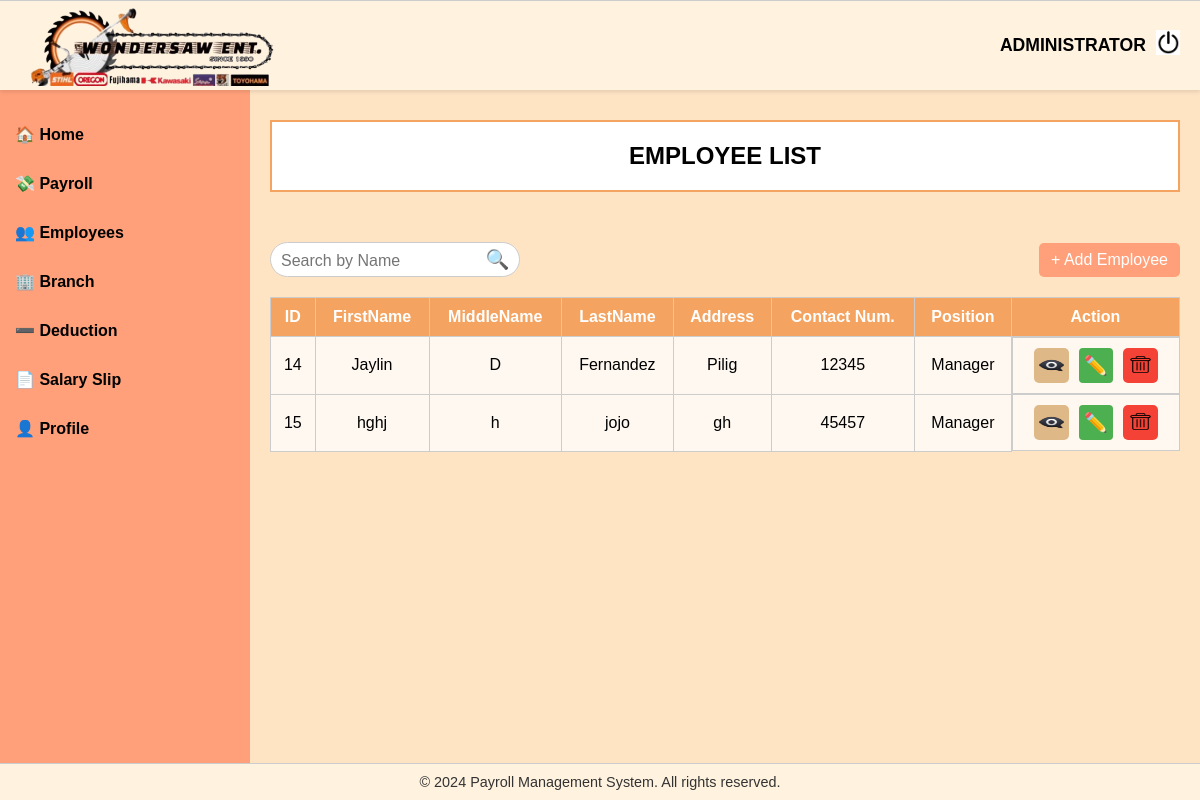
Screenshot of /employee.php (signed in) with the database file from the repository.
### tables this page shows
CREATE TABLE `employees` (
  `id` int(11) NOT NULL,
  `first_name` varchar(100) DEFAULT NULL,
  `middle_name` varchar(100) DEFAULT NULL,
  `last_name` varchar(100) DEFAULT NULL,
  `address` text DEFAULT NULL,
  `contact_num` varchar(15) DEFAULT NULL,
  `position` varchar(50) DEFAULT NULL,
  `email` varchar(100) DEFAULT NULL,
  `gender` varchar(10) DEFAULT NULL,
  `civil_status` varchar(20) DEFAULT NULL,
  `date_hired` date DEFAULT NULL,
  `monthly_salary` decimal(10,2) DEFAULT NULL,
  `dob` date DEFAULT NULL,
  `salary` int(11) NOT NULL,
  `net_salary` int(50) NOT NULL
);

### employee.php (the view, shortened to what this page needs)
<?php
include_once("connection.php");
$result = $conn->query("SELECT * FROM employees");
$search_query = "";
if (isset($_GET['search'])) {
    $search_query = $conn->real_escape_string($_GET['search']);
    $result = $conn->query("SELECT * FROM employees WHERE
                            first_name LIKE '%$search_query%' OR
                            middle_name LIKE '%$search_query%' OR
                            last_name LIKE '%$search_query%'");
} else {
    $result = $conn->query("SELECT * FROM employees");
}
?>
<!DOCTYPE html>
<html lang="en">
<head>
    <link rel="stylesheet" href="./assets/css/employee.css">
</head>
<body>
<?php include_once("./includes/header.php"); ?>
<?php include_once("./includes/sidebar.php"); ?>
    <main class="content">
        <div class="welcome-box2">
            EMPLOYEE LIST
        </div>
        <div class="controls">
        <div class="search-container">
    <form method="GET" action="employee.php">
        <input type="text" name="search" placeholder="Search by Name" class="search-bar" value="<?= htmlspecialchars($search_query) ?>">
        <button type="submit" class="search-btn">🔍</button>
    </form>
</div>
            <button class="add-Employee-btn" onclick="showModal()">+ Add Employee</button>
        </div>
        <table class="Employee-table">
            <thead>
                <tr>
                    <th>ID</th>
                    <th>FirstName</th>
                    <th>MiddleName</th>
                    <th>LastName</th>
                    <th>Address</th>
                    <th>Contact Num.</th>
                    <th>Position</th>
                    <th>Action</th>
                </tr>
            </thead>
            <tbody>
                <?php while ($row = $result->fetch_assoc()): ?>
                <tr>
                    <td><?= $row['id'] ?></td>
                    <td><?= $row['first_name'] ?></td>
                    <td><?= $row['middle_name'] ?></td>
                    <td><?= $row['last_name'] ?></td>
                    <td><?= $row['address'] ?></td>
                    <td><?= $row['contact_num'] ?></td>
                    <td><?= $row['position'] ?></td>
                   <td class="action-buttons">
    <a href="employee.php?view=<?= $row['id'] ?>" class="view">
        <img src="./assets/images/eye.png" alt="view" style="height: 20px; width: 25px; padding-top: 5px">
    </a>
    <button class="edit" onclick="window.location.href='employee.php?edit=<?= $row['id'] ?>';" style="background-color: #4CAF50; border: none; color: white; padding: 5px 5px; border-radius: 4px;">
        ✏️
    </button>
    <a href="employee.php?delete=<?= $row['id'] ?>" class="delete" onclick="return confirm('Are you sure you want to delete this employee?');">
        <img src="./assets/images/delete.png" alt="delete" style="height: 20px; width: 25px; padding-top: 3px">
    </a>
</td>
                </tr>
                <?php endwhile; ?>
            </tbody>
        </table>
    </main>
    <?php include_once("./includes/footer.php"); ?>
</body>
</html>

### includes/header.php (shortened to what this page needs)
<header class="header">
        <div class="header-left">
            <img src="./assets/images/logo.png" alt="Logo" class="logo-img" style="height: 10vh; margin-right: -505px;">
        </div>
        <div class="header-right">
            <span class="admin-text">ADMINISTRATOR</span>
            <a href="#" class="logout-icon" onclick="showLogoutConfirmation(event)">
                <img src="./assets/images/logout.png" alt="logout" style="height: 25px;">
            </a>
        </div>
</header>

### includes/sidebar.php (shortened to what this page needs)
<div class="sidebar">
    <ul>
        <li><a href="home.php">🏠 Home</a></li>
        <li><a href="payrollList.php">💸 Payroll</a></li>
        <li><a href="employee.php">👥 Employees</a></li>
        <li><a href="branch.php">🏢 Branch</a></li>
        <li><a href="deductionList.php">➖ Deduction</a></li>
        <li><a href="salarySlip.php">📄 Salary Slip</a></li>
        <li><a href="user.php">👤 Profile</a></li>
    </ul>
</div>

### includes/footer.php (shortened to what this page needs)
<footer class="footer">
        © 2024 Payroll Management System. All rights reserved.
</footer>

### assets/css/employee.css (style rules this page uses)
* { margin: 0; padding: 0; box-sizing: border-box; }
body { font-family: Arial, sans-serif; display: flex; height: 100vh; overflow: hidden; background-color: #ffe4c4; }
.header { width: 100%; height: 90px; display: flex; justify-content: space-between; align-items: center; background-color: #fff3e0; padding: 0 20px; box-shadow: 0px 2px 4px rgba(0, 0, 0, 0.1); position: fixed; top: 0; z-index: 1; }
.header-left { display: flex; align-items: center; }
.logo-img { height: 50px; }
.header-right { display: flex; align-items: center; font-weight: bold; }
.admin-text { margin-right: 10px; font-size: 1.1rem; }
.logout-icon { font-size: 1.5rem; color: black; text-decoration: none; }
.sidebar { width: 250px; padding-top: 110px; background-color: #ffa07a; height: 100vh; position: fixed; top: 0; left: 0; }
.sidebar ul { list-style: none; padding: 0; }
.sidebar ul li { width: 100%; }
.sidebar ul li a { display: flex; align-items: center; padding: 15px; color: black; font-weight: bold; text-decoration: none; transition: background-color 0.2s ease; }
.content { margin-left: 250px; padding-top: 80px; padding: 20px; width: calc(100% - 250px); height: calc(100vh - 60px); overflow-y: auto; background-color: #ffe4c4; }
.welcome-box2 { background-color: #ffffff; padding: 20px; border: 2px solid #f4a460; margin-top: 100px; margin-bottom: 20px; width: 100%; text-align: center; font-size: 1.5rem; font-weight: bold; }
.controls { display: flex; align-items: center; justify-content: space-between; margin-top: 50px; }
.search-container { display: flex; align-items: center; border: 1px solid #ccc; border-radius: 20px; padding: 5px 10px; background-color: #ffffff; }
.search-bar { border: none; outline: none; width: 200px; font-size: 1rem; background-color: transparent; }
.search-btn { background: none; border: none; font-size: 1.2rem; cursor: pointer; color: #666; }
.add-Employee-btn { padding: 8px 12px; font-size: 1rem; background-color: #ffa07a; color: white; border: none; cursor: pointer; border-radius: 5px; }
.Employee-table { width: 100%; border-collapse: collapse; margin-top: 20px; }
.Employee-table th, .Employee-table td { border: 1px solid #ccc; padding: 10px; text-align: center; }
.Employee-table th { background-color: #f4a460; color: white; font-weight: bold; }
.Employee-table td { background-color: #fff8f0; }
.action-buttons { display: flex; gap: 10px; justify-content: center; }
.view { background-color: burlywood; color: white; font-size: 1.2rem; padding: 5px; border: none; cursor: pointer; border-radius: 5px; }
.edit { background-color: #4CAF50; color: white; font-size: 1.2rem; padding: 5px; border: none; cursor: pointer; border-radius: 5px; }
.delete { background-color: #f44336; color: white; font-size: 1.2rem; padding: 5px; border: none; cursor: pointer; border-radius: 5px; }

### includes/header.php (style rules this page uses)
.header { width: 100%; height: 90px; display: flex; justify-content: space-between; align-items: center; background-color: #fff3e0; border-top: 1px solid #ccc; padding: 0 20px; box-shadow: 0px 2px 4px rgba(0, 0, 0, 0.1); position: fixed; top: 0; z-index: 1; }
.header-left { display: flex; align-items: center; }
.logo-img { height: 50px; }
.header-right { display: flex; align-items: center; font-weight: bold; }
.admin-text { margin-right: 10px; font-size: 1.1rem; }
.logout-icon { font-size: 1.5rem; color: black; text-decoration: none; }

### includes/sidebar.php (style rules this page uses)
* { margin: 0; padding: 0; box-sizing: border-box; font-family: Arial, sans-serif; }
.sidebar { width: 250px; padding-top: 110px; background-color: #ffa07a; height: 100vh; position: fixed; top: 0; left: 0; }
.sidebar ul { list-style: none; padding: 0; }
.sidebar ul li { width: 100%; }
.sidebar ul li a { display: flex; align-items: center; padding: 15px; color: black; font-weight: bold; text-decoration: none; transition: background-color 0.2s ease; }
.content { margin-left: 250px; padding-top: 100px; padding: 20px; width: calc(100% - 250px); height: calc(100vh - 60px); overflow-y: auto; background-color: #ffe4c4; }
.sidebar { width: 250px; background-color: #ffa07a; height: 100vh; position: fixed; top: 0; left: 0; padding-top: 110px; }

### includes/footer.php (style rules this page uses)
.footer { position: fixed; bottom: 0; width: 100%; text-align: center; padding: 10px; background-color: #fff3e0; font-size: 0.9rem; color: #333; border-top: 1px solid #ccc; }

### rows the page displays
employees: id "14", first_name "Jaylin", middle_name "D", last_name "Fernandez", address "Pilig", contact_num "12345", position "Manager"
employees: id "15", first_name "hghj", middle_name "h", last_name "jojo", address "gh", contact_num "45457", position "Manager"
